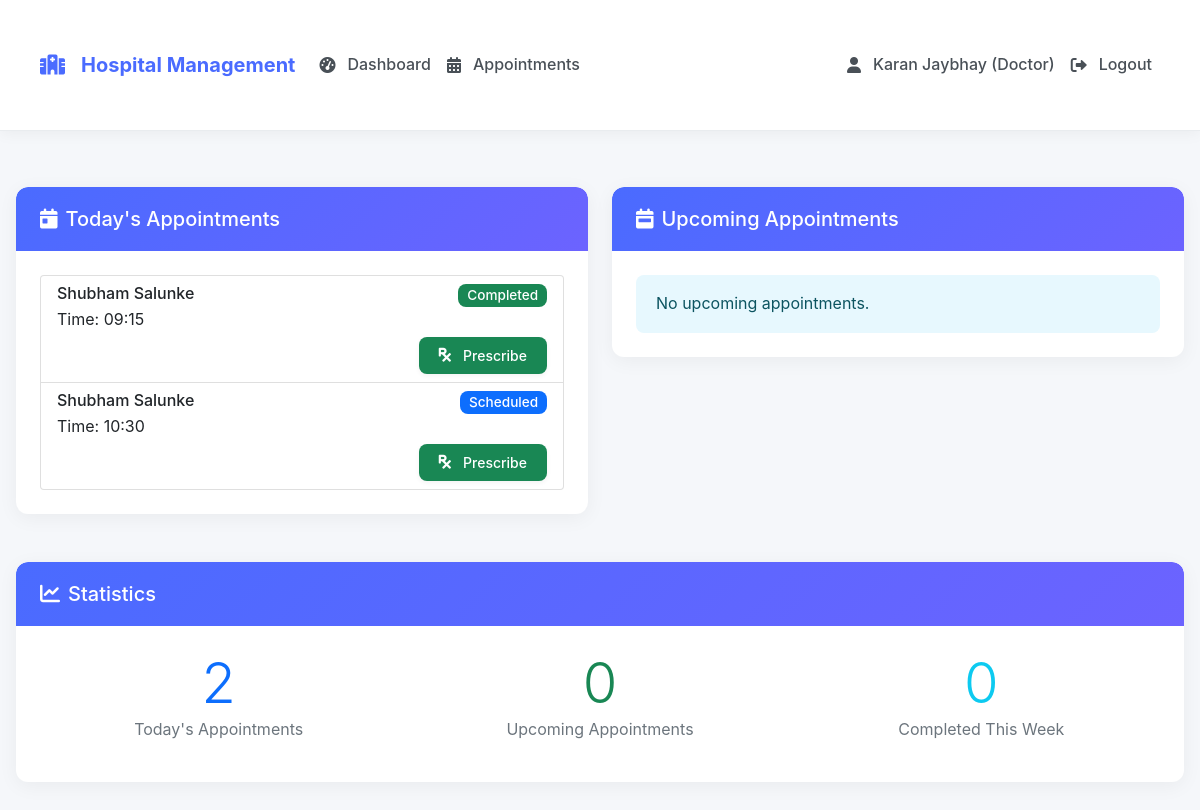
The app's page /doctor/dashboard (signed in) with its own data.
### tables this page shows
CREATE TABLE appointments (
        id INTEGER PRIMARY KEY AUTOINCREMENT,
        patient_id INTEGER NOT NULL,
        doctor_id INTEGER NOT NULL,
        date TEXT NOT NULL,
        time_slot TEXT NOT NULL,
        status TEXT DEFAULT 'Scheduled',
        notes TEXT,
        created_at TIMESTAMP DEFAULT CURRENT_TIMESTAMP,
        hospital_id INTEGER NOT NULL,
        FOREIGN KEY (patient_id) REFERENCES patients(id),
        FOREIGN KEY (doctor_id) REFERENCES doctors(id),
        FOREIGN KEY (hospital_id) REFERENCES staff(id)
    );

CREATE TABLE patients (
        id INTEGER PRIMARY KEY AUTOINCREMENT,
        name TEXT NOT NULL,
        age INTEGER NOT NULL,
        gender TEXT,
        contact TEXT,
        address TEXT,
        medical_history TEXT,
        created_at TIMESTAMP DEFAULT CURRENT_TIMESTAMP,
        created_by INTEGER,
        hospital_id INTEGER NOT NULL,
        FOREIGN KEY (created_by) REFERENCES staff(id),
        FOREIGN KEY (hospital_id) REFERENCES staff(id)
    );

### app.py (the view)
@app.route('/doctor/dashboard')
def doctor_dashboard():
    if 'user_id' not in session or session['user_type'] != 'doctor':
        return redirect(url_for('login'))
    doctor_id = session['user_id']
    conn = get_db_connection()
    try:
        today = datetime.now().strftime('%Y-%m-%d')
        appointments_today = conn.execute('''
            SELECT a.id, p.name as patient_name, a.time_slot, a.status
            FROM appointments a
            JOIN patients p ON a.patient_id = p.id
            WHERE a.doctor_id = ? AND a.date = ? AND a.hospital_id = ?
            ORDER BY a.time_slot
        ''', (doctor_id, today, session['hospital_id'])).fetchall()
        upcoming_appointments = conn.execute('''
            SELECT a.id, p.name as patient_name, a.date, a.time_slot, a.status
            FROM appointments a
            JOIN patients p ON a.patient_id = p.id
            WHERE a.doctor_id = ? AND a.date > ? AND a.hospital_id = ?
            ORDER BY a.date, a.time_slot
            LIMIT 5
        ''', (doctor_id, today, session['hospital_id'])).fetchall()
    except Exception as e:
        flash('Error loading dashboard data', 'danger')
        app.logger.error(f"Doctor dashboard error: {str(e)}")
        appointments_today = []
        upcoming_appointments = []
    finally:
        conn.close()
    return render_template('doctor/dashboard.html',
                         appointments_today=appointments_today,
                         upcoming_appointments=upcoming_appointments)

### app.py (called while the page is built)
def get_db_connection():
    conn = sqlite3.connect('hospital.db')
    conn.row_factory = sqlite3.Row
    return conn

### templates/doctor/dashboard.html (shortened to what this page needs)
{% extends "base.html" %}
{% block content %}
<div class="row">
    <div class="col-md-6 mb-4">
        <div class="card">
            <div class="card-header bg-primary text-white">
                <h5 class="mb-0">
                    <i class="fas fa-calendar-day me-2"></i>Today's Appointments
                </h5>
            </div>
            <div class="card-body">
                {% if appointments_today %}
                    <div class="list-group">
                        {% for app in appointments_today %}
                        <div class="list-group-item">
                            <div class="d-flex w-100 justify-content-between">
                                <h6 class="mb-1">{{ app.patient_name }}</h6>
                                <span class="badge
                                    {% if app.status == 'Completed' %}bg-success
                                    {% elif app.status == 'Cancelled' %}bg-danger
                                    {% else %}bg-primary{% endif %}">
                                    {{ app.status }}
                                </span>
                            </div>
                            <p class="mb-1">Time: {{ app.time_slot }}</p>
                            <div class="d-flex justify-content-end gap-2">
                                <a href="{{ url_for('prescriptions', appointment_id=app.id) }}"
                                   class="btn btn-sm btn-success">
                                    <i class="fas fa-prescription me-1"></i>Prescribe
                                </a>
                            </div>
                        </div>
                        {% endfor %}
                    </div>
                {% else %}
                    <div class="alert alert-info mb-0">No appointments scheduled for today.</div>
                {% endif %}
            </div>
        </div>
    </div>
    <div class="col-md-6 mb-4">
        <div class="card">
            <div class="card-header bg-primary text-white">
                <h5 class="mb-0">
                    <i class="fas fa-calendar-week me-2"></i>Upcoming Appointments
                </h5>
            </div>
            <div class="card-body">
                {% if upcoming_appointments %}
                    <div class="list-group">
                        {% for app in upcoming_appointments %}
                        <div class="list-group-item">
                            <div class="d-flex w-100 justify-content-between">
                                <h6 class="mb-1">{{ app.patient_name }}</h6>
                                <span class="badge
                                    {% if app.status == 'Completed' %}bg-success
                                    {% elif app.status == 'Cancelled' %}bg-danger
                                    {% else %}bg-primary{% endif %}">
                                    {{ app.status }}
                                </span>
                            </div>
                            <p class="mb-1">
                                {{ app.date }} at {{ app.time_slot }}
                            </p>
                            <div class="d-flex justify-content-end gap-2">
                                <form method="POST" action="{{ url_for('update_appointment_status', appointment_id=app.id) }}"
                                      class="d-inline">
                                    <input type="hidden" name="status" value="Completed">
                                    <button type="submit" class="btn btn-sm btn-success">
                                        <i class="fas fa-check me-1"></i>Complete
                                    </button>
                                </form>
                                <form method="POST" action="{{ url_for('update_appointment_status', appointment_id=app.id) }}"
                                      class="d-inline">
                                    <input type="hidden" name="status" value="Cancelled">
                                    <button type="submit" class="btn btn-sm btn-danger">
                                        <i class="fas fa-times me-1"></i>Cancel
                                    </button>
                                </form>
                            </div>
                        </div>
                        {% endfor %}
                    </div>
                {% else %}
                    <div class="alert alert-info mb-0">No upcoming appointments.</div>
                {% endif %}
            </div>
        </div>
    </div>
</div>
<div class="card mb-4">
    <div class="card-header bg-primary text-white">
        <h5 class="mb-0">
            <i class="fas fa-chart-line me-2"></i>Statistics
        </h5>
    </div>
    <div class="card-body">
        <div class="row">
            <div class="col-md-4 text-center">
                <div class="display-4 text-primary">{{ appointments_today|length }}</div>
                <p class="text-muted">Today's Appointments</p>
            </div>
            <div class="col-md-4 text-center">
                <div class="display-4 text-success">{{ upcoming_appointments|length }}</div>
                <p class="text-muted">Upcoming Appointments</p>
            </div>
            <div class="col-md-4 text-center">
                <div class="display-4 text-info">
                    {% set completed = namespace(count=0) %}
                    {% for app in upcoming_appointments %}
                        {% if app.status == 'Completed' %}
                            {% set completed.count = completed.count + 1 %}
                        {% endif %}
                    {% endfor %}
                    {{ completed.count }}
                </div>
                <p class="text-muted">Completed This Week</p>
            </div>
        </div>
    </div>
</div>
{% endblock %}

### static/css/style.css (style rules this page uses)
:root { --primary: #4a6bff; --primary-light: #eef1ff; --primary-dark: #3a56d4; --secondary: #6c63ff; --success: #28a745; --info: #17a2b8; --warning: #ffc107; --danger: #dc3545; --light: #f8f9fa; --dark: #343a40; --white: #ffffff; --gray-100: #f8f9fa; --gray-200: #e9ecef; --gray-300: #dee2e6; --gray-400: #ced4da; --gray-500: #adb5bd; --gray-600: #6c757d; --gray-700: #495057; --gray-800: #343a40; --gray-900: #212529; }
body { font-family: 'Inter', -apple-system, BlinkMacSystemFont, 'Segoe UI', Roboto, 'Helvetica Neue', Arial, sans-serif; background-color: #f5f7fa; color: var(--gray-800); line-height: 1.6; min-height: 100vh; }
.card { border: none; border-radius: 12px; box-shadow: 0 4px 20px rgba(0, 0, 0, 0.05); transition: all 0.3s ease; overflow: hidden; background: var(--white); margin-bottom: 1.5rem; }
.card-header { background: linear-gradient(135deg, var(--primary), var(--secondary)); color: var(--white); border-radius: 12px 12px 0 0 !important; padding: 1.25rem 1.5rem; font-weight: 600; border-bottom: none; }
.card-body { padding: 1.5rem; }
.btn { border-radius: 8px; padding: 0.5rem 1.25rem; font-weight: 500; transition: all 0.3s ease; box-shadow: 0 2px 5px rgba(0, 0, 0, 0.05); border: none; display: inline-flex; align-items: center; justify-content: center; gap: 0.5rem; }
.alert { border-radius: 8px; padding: 1rem 1.25rem; border: none; }
.alert-info { background-color: #e7f8fe; color: #0c5460; }
.badge { font-weight: 500; padding: 0.35em 0.65em; border-radius: 8px; font-size: 0.85em; }

### records on screen
appointments: patient_name "Shubham Salunke", status "Completed", time_slot "09:15"
appointments: patient_name "Shubham Salunke", status "Scheduled", time_slot "10:30"

### other values on screen
{{ session['name'] }} "Karan Jaybhay"
{{ 'Admin' if session['user_type'] == 'admin' else 'Doctor' }} "Doctor"
{{ appointments_today|length }} "2"
{{ upcoming_appointments|length }} "0"
{{ completed.count }} "0"
